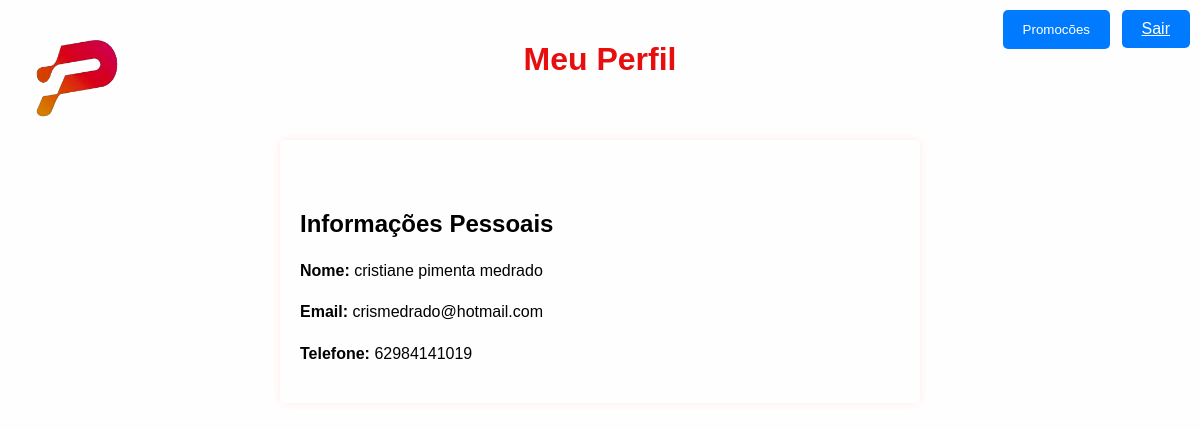
The page /cliente/perfil/ (signed in) on the database its author committed.
### cliente/models.py (models this page shows, shortened)
class Cliente(models.Model):
    email = models.EmailField(default='example@example.com')
    nome = models.CharField(max_length=150)
    telefone = models.ForeignKey(
        Telefone,
        on_delete=models.SET_NULL,
        blank=True,
        null=True,
        verbose_name='Telefone'
    )
    whatsapp = models.BooleanField(default=False)
    sexo = models.CharField(
        max_length=10,
        choices=[('masculino', 'Masculino'), ('feminino', 'Feminino')],
        blank=True,
        null=True
    )
    senha_adicional = models.CharField(max_length=128, blank=True, null=True)

class Telefone(models.Model):
    numero = models.CharField(max_length=15)
    def __str__(self):
        return self.numero

### cliente/views.py (the view)
# urls.py: path('perfil/', views.perfil, name='perfil'),
def perfil(request):
    id = request.session['user_id']
    cliente = Cliente.objects.get(id=id)
    saida = {"cliente": cliente}
    return render(request, 'cliente/perfil.html', saida)

### cliente/templates/cliente/perfil.html (shortened to what this page needs)
{% load static %}
<!DOCTYPE html>
<html lang="pt-br">
<head>
    <link rel="stylesheet" href="{% static '/css/perfil.css' %}">
</head>
<header>
    <h1>Meu Perfil</h1>
</header>
    <div class="container">
        <div class="profile-picture">
           <img src="{% static 'img\logo.img.png' %}" alt="" width="150px" style="position: absolute; top: 0; left: 0;">
        </div>
        <h2>Informações Pessoais</h2>
        <p><strong>Nome: </strong> {{ cliente.nome }} </p>
        <p><strong>Email: </strong>{{ cliente.email }}</p>
        <p><strong>Telefone: </strong> {{ cliente.telefone }}</p>
    </div>
</body>
</html>
<head>
</head>
<body>
    <a href="{% url 'login' %}" class="logout-button">Sair</a>
</body>
    <head>
    </head>
    <body>
        <a href="{% url 'promocoes' %}">
        <button class="profile-button">Promocões</button>
    </body>
<html>

### cliente/static/css/perfil.css (style rules this page uses)
html, body { height: 100%; margin: 0; padding: 0; font-family: Arial, sans-serif; background-color: #FFFEFE; }
header { color: #141312; text-align: center; padding: 20px; }
.container { max-width: 600px; margin: 0 auto; padding: 20px; background-color: #FFFEFE; box-shadow: 0 0 10px rgba(247, 71, 1, 0.1); border-radius: 5px; margin-top: 20px; }
h1 { color: #e60e0e; }
p { line-height: 1.6; }
.profile-picture { width: 10px; height: 10px; border-radius: 50%; margin: 20px auto; display: block; }
.logout-button { position: absolute; top: 10px; right: 10px; background-color: #007BFF; color: #fff; padding: 10px 20px; border: none; border-radius: 5px; cursor: pointer; }

### cliente/templates/cliente/perfil.html (style rules this page uses)
.profile-button { background-color: #007BFF; color: #fff; padding: 11px 20px; border: none; border-radius: 5px; cursor: pointer; position: absolute; top: 10px; right: 90px; }
.profile-button { background-color: #007BFF; color: #fff; padding: 12px 20px; border: none; border-radius: 5px; cursor: pointer; position: absolute; top: 10px; right: 90px; }

### rows shown on the page
Cliente: nome "cristiane pimenta medrado", email "crismedrado@hotmail.com", telefone "62984141019"
